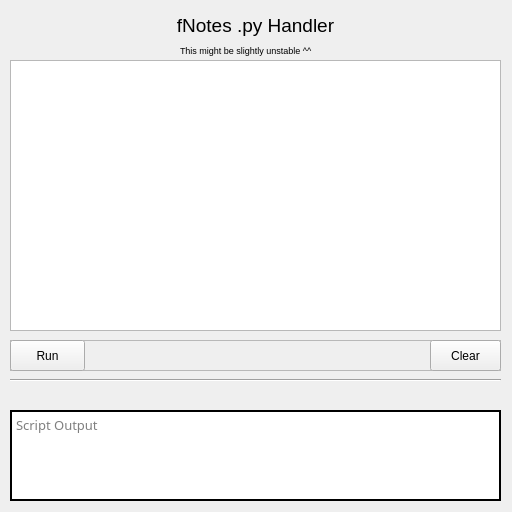
<?xml version="1.0" encoding="UTF-8"?>
<ui version="4.0">
 <class>Form</class>
 <widget class="QWidget" name="Form">
  <property name="geometry">
   <rect>
    <x>0</x>
    <y>0</y>
    <width>512</width>
    <height>512</height>
   </rect>
  </property>
  <property name="windowTitle">
   <string>Form</string>
  </property>
  <widget class="QLabel" name="scriptHandlerHeader">
   <property name="geometry">
    <rect>
     <x>10</x>
     <y>10</y>
     <width>491</width>
     <height>31</height>
    </rect>
   </property>
   <property name="font">
    <font>
     <pointsize>14</pointsize>
    </font>
   </property>
   <property name="text">
    <string>fNotes .py Handler</string>
   </property>
   <property name="alignment">
    <set>Qt::AlignCenter</set>
   </property>
  </widget>
  <widget class="QTextEdit" name="scriptOutput">
   <property name="geometry">
    <rect>
     <x>10</x>
     <y>410</y>
     <width>491</width>
     <height>91</height>
    </rect>
   </property>
   <property name="font">
    <font>
     <family>Cascadia Mono</family>
     <pointsize>10</pointsize>
    </font>
   </property>
   <property name="styleSheet">
    <string notr="true">border-color: rgb(0, 0, 0);
border-style: solid;
border-width: 2px</string>
   </property>
   <property name="html">
    <string>&lt;!DOCTYPE HTML PUBLIC &quot;-//W3C//DTD HTML 4.0//EN&quot; &quot;http://www.w3.org/TR/REC-html40/strict.dtd&quot;&gt;
&lt;html&gt;&lt;head&gt;&lt;meta name=&quot;qrichtext&quot; content=&quot;1&quot; /&gt;&lt;style type=&quot;text/css&quot;&gt;
p, li { white-space: pre-wrap; }
&lt;/style&gt;&lt;/head&gt;&lt;body style=&quot; font-family:'Cascadia Mono'; font-size:10pt; font-weight:400; font-style:normal;&quot;&gt;
&lt;p style=&quot;-qt-paragraph-type:empty; margin-top:0px; margin-bottom:0px; margin-left:0px; margin-right:0px; -qt-block-indent:0; text-indent:0px;&quot;&gt;&lt;br /&gt;&lt;/p&gt;&lt;/body&gt;&lt;/html&gt;</string>
   </property>
   <property name="textInteractionFlags">
    <set>Qt::TextSelectableByKeyboard|Qt::TextSelectableByMouse</set>
   </property>
   <property name="placeholderText">
    <string>Script Output</string>
   </property>
  </widget>
  <widget class="QTextEdit" name="scriptEditor">
   <property name="geometry">
    <rect>
     <x>10</x>
     <y>60</y>
     <width>491</width>
     <height>271</height>
    </rect>
   </property>
   <property name="maximumSize">
    <size>
     <width>512</width>
     <height>512</height>
    </size>
   </property>
   <property name="font">
    <font>
     <family>Cascadia Code</family>
     <pointsize>12</pointsize>
    </font>
   </property>
   <property name="autoFormatting">
    <set>QTextEdit::AutoAll</set>
   </property>
   <property name="textInteractionFlags">
    <set>Qt::LinksAccessibleByKeyboard|Qt::LinksAccessibleByMouse|Qt::TextBrowserInteraction|Qt::TextEditable|Qt::TextEditorInteraction|Qt::TextSelectableByKeyboard|Qt::TextSelectableByMouse</set>
   </property>
  </widget>
  <widget class="Line" name="line">
   <property name="geometry">
    <rect>
     <x>10</x>
     <y>365</y>
     <width>491</width>
     <height>31</height>
    </rect>
   </property>
   <property name="orientation">
    <enum>Qt::Horizontal</enum>
   </property>
  </widget>
  <widget class="QFrame" name="frame">
   <property name="geometry">
    <rect>
     <x>10</x>
     <y>340</y>
     <width>491</width>
     <height>31</height>
    </rect>
   </property>
   <property name="frameShape">
    <enum>QFrame::StyledPanel</enum>
   </property>
   <property name="frameShadow">
    <enum>QFrame::Raised</enum>
   </property>
   <widget class="QPushButton" name="runButtonScript">
    <property name="geometry">
     <rect>
      <x>0</x>
      <y>0</y>
      <width>75</width>
      <height>31</height>
     </rect>
    </property>
    <property name="text">
     <string>Run</string>
    </property>
   </widget>
   <widget class="QPushButton" name="clearButtonScript">
    <property name="geometry">
     <rect>
      <x>420</x>
      <y>0</y>
      <width>71</width>
      <height>31</height>
     </rect>
    </property>
    <property name="text">
     <string>Clear</string>
    </property>
   </widget>
  </widget>
  <widget class="QLabel" name="scriptHandlerUnder">
   <property name="geometry">
    <rect>
     <x>180</x>
     <y>40</y>
     <width>151</width>
     <height>20</height>
    </rect>
   </property>
   <property name="font">
    <font>
     <pointsize>7</pointsize>
    </font>
   </property>
   <property name="text">
    <string>This might be slightly unstable ^^</string>
   </property>
  </widget>
 </widget>
 <resources/>
 <connections/>
</ui>
